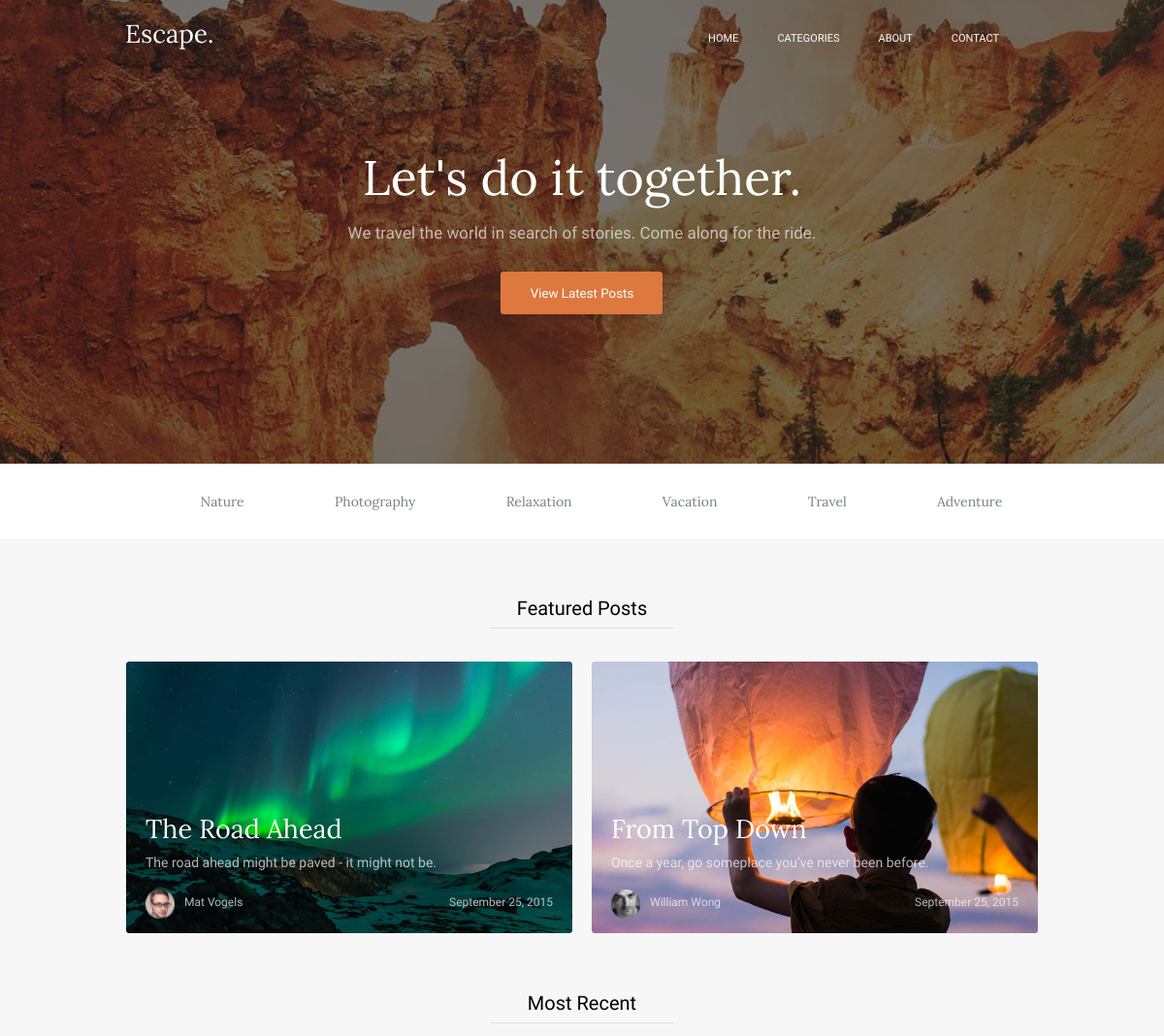
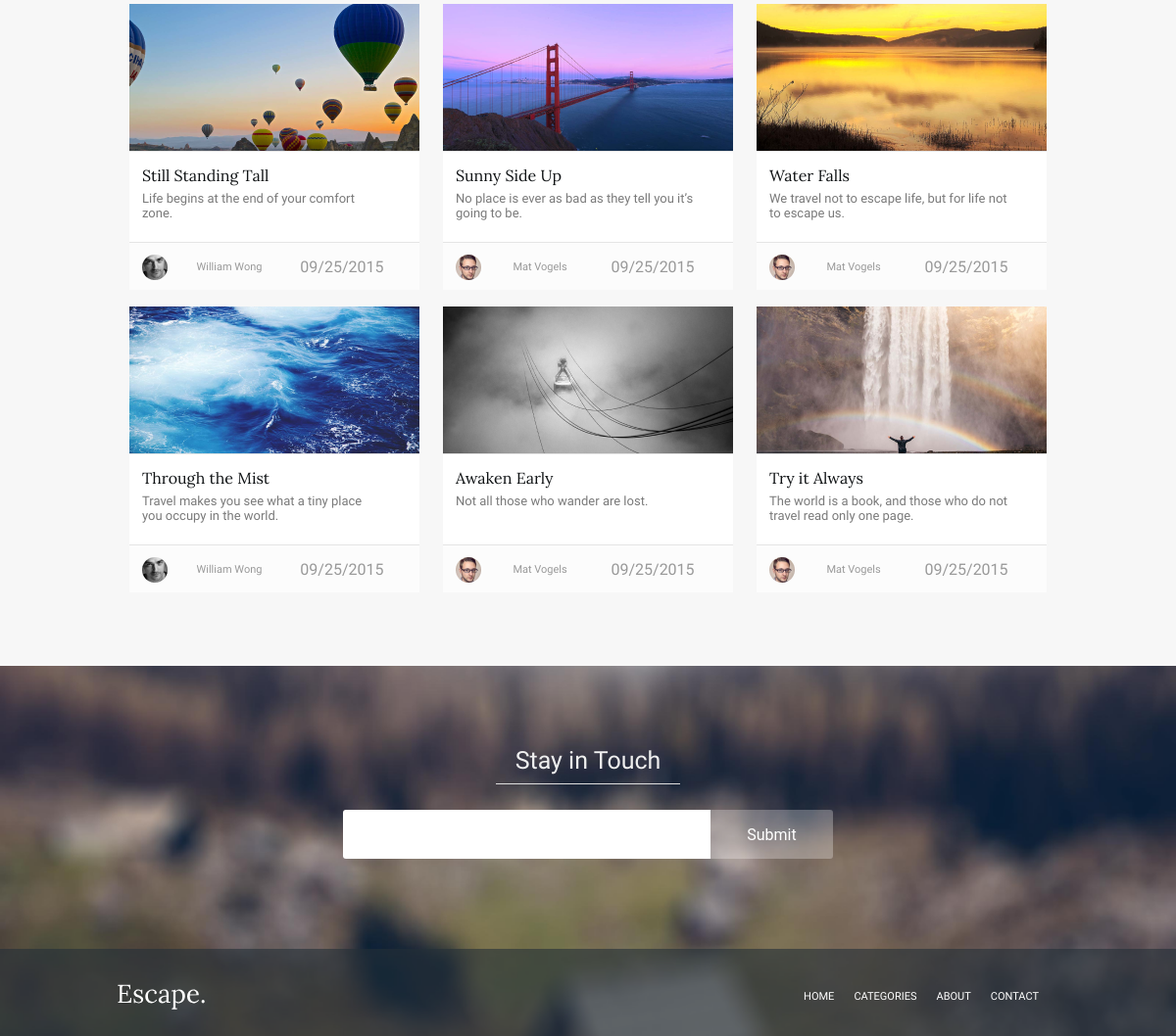
The app's page /home.php with its own data (2 pictures, top to bottom).
### tables this page shows
CREATE TABLE `post` (
	`id` INT(10) NOT NULL AUTO_INCREMENT,
	`title` VARCHAR(255) NOT NULL DEFAULT '0' COLLATE 'utf8mb4_0900_ai_ci',
	`subtitle` VARCHAR(255) NOT NULL DEFAULT '0' COLLATE 'utf8mb4_0900_ai_ci',
	`content` TEXT NULL DEFAULT NULL COLLATE 'utf8mb4_0900_ai_ci',
	`author` VARCHAR(255) NOT NULL COLLATE 'utf8mb4_0900_ai_ci',
	`author_url` VARCHAR(255) NOT NULL COLLATE 'utf8mb4_0900_ai_ci',
	`publish_date` VARCHAR(255) NOT NULL COLLATE 'utf8mb4_0900_ai_ci',
	`image_url` VARCHAR(255) NOT NULL COLLATE 'utf8mb4_0900_ai_ci',
	`featured` TINYINT NOT NULL DEFAULT '0',
	`card_url` VARCHAR(255) NOT NULL COLLATE 'utf8mb4_0900_ai_ci',
	PRIMARY KEY (`id`) USING BTREE
)
COLLATE='utf8mb4_0900_ai_ci';

### most_recent_post.php (the view, shortened to what this page needs)
<a>
    <div class="card-conteiner">
        <div class="card-image">
            <img src="<?= $row['image_url'] ?>" alt="IMAGE"  class="image-block">
        </div>
        <div class="card-title">
            <p class="card-title__name"><?= $row['title'] ?></p>
            <p class="card-title__description"> <?= $row['subtitle'] ?></p>
        </div>
        <div class="card-footer-conteiner">
            <img class="card-img" src="<?= $row['author_url'] ?>" alt="<?= $row['author'] ?>">
            <div class='card-footer-block'>
                <p class="card-name"><?= $row['author'] ?></p>
                <p class="card-date"><?= date("m/d/Y", 1443139200) ?></p>
            </div>
        </div>
    </div>
</a>

### home.php (shortened to what this page needs)
<?php
function createDBConnection(): mysqli
{
    $conn = new mysqli(HOST, USERNAME, PASSWORD, DATABASE);
    return $conn;
}
function getAndPrintPostsFromDB1(mysqli $conn): void
{
    $sql = "SELECT * FROM post WHERE featured = 1";
    $result = $conn->query($sql);
    if ($result->num_rows > 0) {
        while ($row = $result->fetch_assoc()) {
            include 'featured_post.php';
        }
    } else {
        echo "0 results";
    }
}
function getAndPrintPostsFromDB2(mysqli $conn): void
{
    $sql = "SELECT * FROM post WHERE featured = 0";
    $result = $conn->query($sql);
    if ($result->num_rows > 0) {
        while ($row = $result->fetch_assoc()) {
            include 'most_recent_post.php';
        }
    } else {
        echo "0 results";
    }
}
?>
<!DOCTYPE html>
<html lang="en">
<head>
    <link rel="stylesheet" href="./styles/home.css">
</head>
<body>
    <header>
        <div class="header-wrapper">
            <div class="header-conteiner">
                <div>
                    <img src="http://localhost:8001/static/images/img_home/Escape.svg" alt="Escape.">
                </div>
                <nav class="top-list head-edit">
                    <ul>
                        <li>
                            <a href="#!">Home</a>
                        </li>
                        <li>
                            <a href="#!">Categories</a>
                        </li>
                        <li>
                            <a href="#!">About</a>
                        </li>
                        <li>
                            <a href="#!">Contact</a>
                        </li>
                    </ul>
                </nav>
            </div>
            <div class="head-title">
                <p class="head-title__name">Let's do it together.</p>
                <p class="head-title__under">We travel the world in search of stories. Come along for the ride.</p>
                <button class="posts-button">
                    View Latest Posts
                </button>
            </div>
        </div>
    </header>
    <div class="menu-bar">
        <nav class="menu-bar__conteiner">
            <ul>
                <li>
                    <a href="#!">Nature</a>
                </li>
                <li>
                    <a href="#!">Photography</a>
                </li>
                <li>
                    <a href="#!">Relaxation</a>
                </li>
                <li>
                    <a href="#!">Vacation</a>
                </li>
                <li>
                    <a href="#!">Travel</a>
                </li>
                <li>
                    <a href="#!">Adventure</a>
                </li>
            </ul>
        </nav>
    </div>
    <div class="main-cards">
        <div class="main-cards__conteiner1">
            <div class="feature-posts__conteiner1__title">
                <p>Featured Posts</p>
                <hr class="line">
            </div>
            <nav class="feature-posts-cards">
                <?php
                $conn = createDBConnection();
                getAndPrintPostsFromDB1($conn);
                ?>
            </nav>
        </div>
        <div class="main-cards__conteiner2">
            <div class="most-recent_conteiner2__title">
                <p>Most Recent</p>
                <hr class="line">
            </div>
            <nav class="most-recent_cards">
                <?php
                $conn = createDBConnection();
                getAndPrintPostsFromDB2($conn);
                ?>
            </nav>
        </div>
    </div>
    <footer>
        <div class="fotter-wrapper">
            <div class="log-title">
                <p>Stay in Touch</p>
                <hr class="line">
            </div>
            <div class="log-input-conteiner">
                <div class="input-block">
                </div>
                <div class="submit-button">
                    <p>Submit</p>
                </div>
            </div>
            <div class="footer-blure"></div>
            <div class="footer-conteiner">
                <div class="title-escape">
                    <img src="http://localhost:8001/static/images/img_home/Escape.svg" alt="Escape.">
                </div>
                <nav class="top-list foot-edit">
                    <ul class="top-list">
                        <li>
                            <a href="#!">Home</a>
                        </li>
                        <li>
                            <a href="#!">Categories</a>
                        </li>
                        <li>
                            <a href="#!">About</a>
                        </li>
                        <li>
                            <a href="#!">Contact</a>
                        </li>
                    </ul>
                </nav>
            </div>
        </div>
    </footer>
</body>
</html>

### featured_post.php
<a href="/post?id=<?= $row['id'] ?>">
    <div class="big-card">
        <img src="<?= $row['card_url'] ?>" alt="<?= $row['title'] ?>" class="image-block">
        <div class="big-card_conteiner">
            <p class="big-card__title"><?= $row['title'] ?></p>
            <p class="big-card__title__under">
                <?= $row['subtitle'] ?>
            </p>
            <div class="big-card__footer__conteiner">
                <img class="big-card-img" src=<?= $row['author_url'] ?> alt="<?= $row['author'] ?>">
                <div class="big-card-footer_block">
                    <p class="big-card-name"><?= $row['author'] ?></p>
                    <p class="big-card-date"><?= date("F d, Y", $row['publish_date']) ?></p>
                </div>
            </div>
        </div>
    </div>
</a>

### records on screen
post: card_url (picture), title "The Road Ahead", subtitle "The road ahead might be paved - it might not be.", author_url (picture), author "Mat Vogels", publish_date "September 25, 2015"
post: card_url (picture), title "From Top Down", subtitle "Once a year, go someplace you’ve never been before.", author_url (picture), author "William Wong", publish_date "September 25, 2015"
post: image_url (picture), title "Still Standing Tall", subtitle "Life begins at the end of your comfort zone.", author_url (picture), author "William Wong"
post: image_url (picture), title "Sunny Side Up", subtitle "No place is ever as bad as they tell you it’s going to be.", author_url (picture), author "Mat Vogels"
post: image_url (picture), title "Water Falls", subtitle "We travel not to escape life, but for life not to escape us.", author_url (picture), author "Mat Vogels"
post: image_url (picture), title "Through the Mist", subtitle "Travel makes you see what a tiny place you occupy in the world.", author_url (picture), author "William Wong"
post: image_url (picture), title "Awaken Early", subtitle "Not all those who wander are lost.", author_url (picture), author "Mat Vogels"
post: image_url (picture), title "Try it Always", subtitle "The world is a book, and those who do not travel read only one page.", author_url (picture), author "Mat Vogels"
